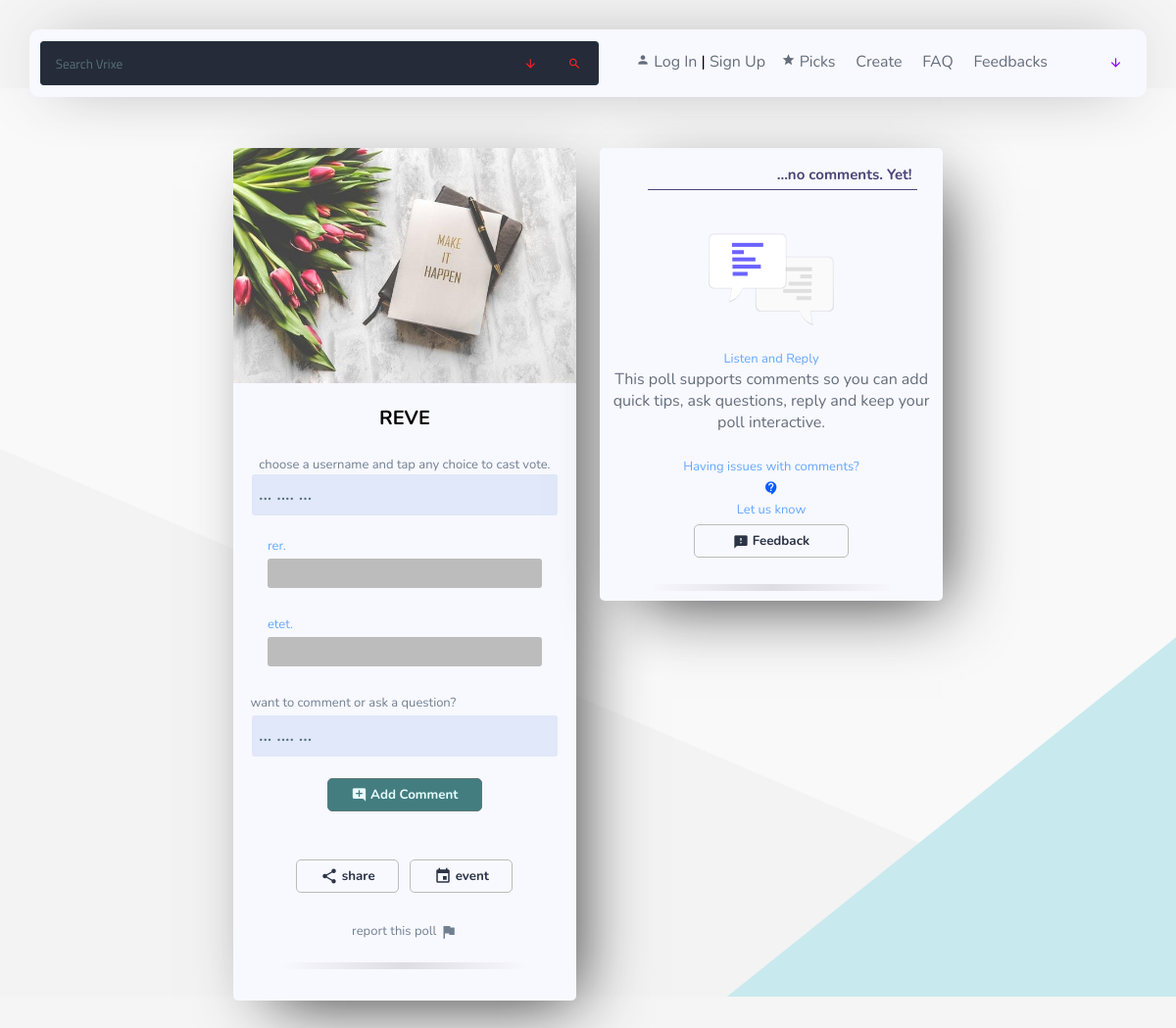
Screenshot of /poll/QEpIujA5Yz with the database file from the repository.
### tables this page shows
CREATE TABLE IF NOT EXISTS `poll` (
  `cid` int(11) NOT NULL,
  `refs` varchar(900) NOT NULL,
  `question` varchar(900) DEFAULT NULL,
  `answerone` varchar(900) DEFAULT NULL,
  `answertwo` varchar(900) DEFAULT NULL,
  `answerthree` varchar(900) DEFAULT NULL,
  `answerfour` varchar(900) DEFAULT NULL,
  `answerfive` varchar(900) DEFAULT NULL,
  `av` int(11) DEFAULT NULL,
  `bv` int(11) DEFAULT NULL,
  `cv` int(11) DEFAULT NULL,
  `dv` int(11) DEFAULT NULL,
  `ev` int(11) DEFAULT NULL,
  `comments` varchar(900) DEFAULT NULL,
  `pollpri` varchar(900) DEFAULT NULL,
  `users` varchar(900) DEFAULT NULL
);

CREATE TABLE IF NOT EXISTS `events` (
  `status` varchar(900) NOT NULL,
  `cid` int(11) NOT NULL,
  `type` varchar(90) NOT NULL,
  `datep` varchar(90) NOT NULL,
  `event` varchar(90) NOT NULL,
  `organiser` varchar(90) NOT NULL,
  `description` varchar(1800) NOT NULL,
  `keynote` varchar(900) DEFAULT NULL,
  `dates` varchar(90) NOT NULL,
  `edates` varchar(90) NOT NULL,
  `timing` varchar(90) NOT NULL,
  `variant` varchar(200) NOT NULL,
  `venue` varchar(90) DEFAULT NULL,
  `bvenue` varchar(200) NOT NULL COMMENT 'street num and name',
  `cost` varchar(900) DEFAULT NULL,
  `costpur` varchar(900) DEFAULT NULL,
  `landmark` varchar(200) DEFAULT NULL,
  `state` varchar(90) NOT NULL,
  `dresscode` varchar(90) DEFAULT NULL,
  `notes` varchar(1800) DEFAULT NULL,
  `wapweb` varchar(900) DEFAULT NULL,
  `authkey` varchar(900) NOT NULL COMMENT 'authorising keyfor priv',
  `email` varchar(90) NOT NULL,
  `phone` varchar(90) DEFAULT NULL,
  `rsvpmail` varchar(900) DEFAULT NULL,
  `hype` varchar(90) NOT NULL,
  `refs` varchar(90) NOT NULL,
  `class` varchar(90) NOT NULL COMMENT 'public or private classification',
  `zip` varchar(900) NOT NULL COMMENT 'iso country code',
  `year` varchar(90) NOT NULL COMMENT 'numeric rep of event year for search and picks',
  `month` varchar(200) NOT NULL COMMENT 'textual rep of month',
  `day` varchar(200) NOT NULL COMMENT 'day of the week search',
  `edit` varchar(200) NOT NULL COMMENT 'for editverification',
  `views` int(255) NOT NULL DEFAULT '1' COMMENT 'views count',
  `programcheck` varchar(900) DEFAULT NULL COMMENT 'default value is pa',
  `pollcheck` varchar(900) DEFAULT NULL,
  `imgname` varchar(900) NOT NULL COMMENT 'name of image',
  `imgthumb` varchar(900) NOT NULL COMMENT 'imagethumbname',
  `cua` varchar(900) DEFAULT NULL,
  `cub` varchar(900) DEFAULT NULL,
  `cuc` varchar(900) DEFAULT NULL,
  `cud` varchar(900) DEFAULT NULL,
  `cue` varchar(900) DEFAULT NULL,
  `cuf` varchar(900) DEFAULT NULL,
  `lastedit` varchar(900) DEFAULT NULL,
  `ringo` varchar(90) DEFAULT 'slack',
  `ringa` varchar(90) DEFAULT 'slack',
  `ringb` varchar(90) DEFAULT 'slack',
  `ringc` varchar(90) DEFAULT 'slack',
  `ringd` varchar(90) DEFAULT 'slack',
  `ringe` varchar(90) DEFAULT 'slack',
  `ringf` varchar(90) DEFAULT 'slack'
);

### garage/passport.php (called while the page is built, shortened)
<?php
if (isset($_COOKIE['user'])){
 $cookie = $_COOKIE['user'];
 $cooked = mysqli_query($conne,"SELECT * FROM profiles WHERE cookie = '$cookie' LIMIT 1");
 $headcook = false;
   while($founduser = mysqli_fetch_array($cooked)){
   $headcook = true;
   $fullname = $founduser['fullname'];
   $username = $founduser['username'];
   $userBio = $founduser['bio'];
   $userLocation = $founduser['location'];
   $email = $founduser['email'];
   $cut = $founduser['confirm'];
   $accountCreationDate = $founduser['created'];
   $cutcok = $founduser['cookie'];
   $link = $founduser['link'];
   $freq = $founduser['freq'];
   $sqlcid = $founduser['cid'];
   $pushid = $founduser['pushid'];
   $mycontacts = $founduser['contacts'];
   $userheadimg = $founduser['picture'];
   $checkpasswordsecurity = $founduser['password'];
}
if ($headcook == false){
 setcookie("user", "", time() - 3600, "/");
 header('Location: /index');
}
if (substr($checkpasswordsecurity, -14) == "blockedbyvrixe"){
    setcookie("user", "", time() - 3600, "/");
    header('Location: /index?q=b');
 }}
else{
  if(isset($defaultAllowNoUser) and $defaultAllowNoUser == true){
  $username = "";
  }
  else{
     echo "<script>
 document.location = '/index.php';
 </script>";
}}
?>

### poll.php (the view, shortened to what this page needs)
<?php
$defaultAllowNoUser = true;
require("garage/passport.php");
 $ppaccesscode = mysqli_real_escape_string($conne, $_POST['authkey']);
if($ppaccesscode > ""){
$pollref = mysqli_real_escape_string($conne, $_GET['id']);
  $geteventname = mysqli_query($conne,"SELECT * FROM events WHERE refs = '$pollref' LIMIT 1");
   while($rowfep = mysqli_fetch_array($geteventname)){
      $eventpollcheck = $rowfep['pollcheck'];
      $eventauthkey = $rowfep['authkey'];
     $resulttitle = mysqli_query($conne,"SELECT * FROM poll WHERE refs = '$pollref' LIMIT 1");
 $polltitle = 0;
   while($rowtitle = mysqli_fetch_array($resulttitle))
 {$polltitle = 1;
  $eventnamepre = $rowtitle['question'];
 }
     if($polltitle == 0){
       $neventname = "Take a Poll";
     }else{
$neventname = "Poll - " . substr($eventnamepre, 0, 14) . "...";}
}
}
else if(isset($_GET['id'])){
  $pollref = mysqli_real_escape_string($conne, $_GET['id']);
  $geteventname = mysqli_query($conne,"SELECT * FROM events WHERE refs = '$pollref' LIMIT 1");
   while($rowfep = mysqli_fetch_array($geteventname)){
      $eventpollcheck = $rowfep['pollcheck'];
} }
else{
  header('Location: me');
}
?>
<!DOCTYPE html>
<html lang="en">
<head>
<?php
  require("./garage/resources.php"); ?>
<?php require("./garage/validuser.php"); ?>
</head>
<body>
<?php require("./garage/deskhead.php"); ?>
<br>
<div class="postcen">
<?php
  if($eventpollcheck > ""){
$result = mysqli_query($conne,"SELECT * FROM poll WHERE refs = '$pollref' LIMIT 1");
   while($row = mysqli_fetch_array($result))
 {$founds = 1;
  $findpollevent = mysqli_query($conne,"SELECT * FROM events WHERE refs = '$pollref' LIMIT 1");
    while($rowpe = mysqli_fetch_array($findpollevent))
 {$foundspollevent = 1;
  $eventimage = $rowpe['imgname'];
  if ($username == $rowpe['hype'] or $username > "" and $username == $rowpe['cua'] or $username > "" and $username == $rowpe['cub'] or $username > "" and $username == $rowpe['cuc'] or $username > "" and $username == $rowpe['cud'] or $username > "" and $username == $rowpe['cue'] or $username > "" and $username == $rowpe['cuf'] ){
  $governoronpage = true;
}
else{
  $governoronpage = false;
 }
 }
  $ispollpri = $row['pollpri'];
  $pollquestion = $row['question'];
$answerone = $row['answerone'];
$answertwo = $row['answertwo'];
$pollcomments = $row['comments'];
  if($governoronpage == "true"){
   require("garage/user_poll.php");
  }
    else if($ispollpri == "true" and $ppaccesscode == ""){
         $sendformto = "/poll/$pollref";
   require("garage/privatebox.php");
   echo"<script type='text/javascript' src='/garage/scripts/redeye.js?v=$vv'></script>";
  }
    else if ($ispollpri == "false"){
   require("garage/user_poll.php");
  }
}
  }
?><br><br>
<br><br>
</div>
</body>
</html>

### garage/user_poll.php (shortened to what this page needs)
<?php
echo"<div class='pef' style='padding:0px'>
 <div class='pollimage' alt='$pollref' style='background-image:url(\"/images/events/$eventimage\")'>";
   echo"
 </div>
 <br>
 <h id='event' style='font-size:20px;display:inline-block'>$pollquestion</h><br><br>
 ";
 if($username > "" and $cut > ""){
   echo"<p class='petd' style='width:96%;margin:auto'>You are polling as @$username. Tap any choice to cast vote<br>or logout to poll anonymously</p><br>
    <input type='text' class='rates' required placeholder='... .... ...'  id='usernameforvote' value='@$username'>";
 }
else if($username > "" and $cut == ""){
     echo"<p class='petd' style='width:96%;margin:auto'>Please verify account to poll as @$username<br>or logout to poll anonymously</p><br>
    <input type='text' class='rates' required placeholder='... .... ...'  id='usernameforvote' value='unverifieduser'>";
}
else{
  echo"
  <h class='petd'>Choose a username and tap any choice to cast vote.</h>
  <input type='text' class='privinput' required placeholder='... .... ...'  id='usernameforvote'><br><br>
";
}
 if($answerone > ""){
   if($av < 10){$avlevel = $av * 2;}
   else{$avlevel = $av;}
   echo"
   <h class='miniss' style='float:left;margin-left:10%;'>$answerone. <b>$av $avven</b></h><br>
   <div class='mainvoteholder' id='av' onclick='votein(this.id)'>
<div class='votefiller' style='width:$avlevel%' id='avv'></div>
</div><br><br>
   ";
 }else{
   echo"";
 }
 if($answertwo > ""){
     if($bv < 10){$bvlevel = $bv * 2;}
   else{$bvlevel = $bv;}
   echo"
   <h class='miniss' style='float:left;margin-left:10%;'>$answertwo. <b>$bv $bvven</b></h><br>
    <div class='mainvoteholder' id='bv' onclick='votein(this.id)'>
<div class='votefiller' style='width:$bvlevel%' id='bvv'></div>
</div><br><br>
   ";
 }else{
   echo"";
 }
echo"
<h class='petd' style='float:left;margin-left:5%;'>Want to comment or ask a question?</h>
<input type='text' class='rates' id='refsforvote' value='$pollref'><br>
<input type='text' id='indivcomm' class='privinput' name='pollcomments' placeholder='... .... ...'><br><br>
<button class='copele' type='button' onclick='commentonpoll()' id='commentonpoll'><i class='material-icons' style='font-size: 16px;vertical-align: sub;'>add_comment</i> Add Comment</button>
<br><br>
 <br>";
echo"
<button class='triocontrol' onclick='customshare(\"$pollquestion\", \"poll/$pollref\")'><i class='material-icons' style='font-size: 18px;vertical-align: bottom;
'>share</i> share</button>
 <a href='/event/$pollref'><button class='triocontrol'><i class='material-icons' style='font-size: 18px;vertical-align: bottom;
'>event</i> event</button></a>
   <br><br>
<a href='/help/feedbacks'><h class='petd'>report this Poll <i class='material-icons' style='font-size: 18px;vertical-align: bottom;
'> flag</i> </h></a><br>
<br>
<div class='blfheadalt'></div>
<br>
</div>
<script>
function abdlp(pollid){
    var closer = 'nope';
  var button = '<i class=\"material-icons\" style=\"font-size: 18px;vertical-align:sub;\"> delete</i> Delete';
  var buttonlink = '#cateuser';
  var title = 'Sure to delete?';
  var text = 'How it works<br>This removes the current polls question, votes and comments and let\'s you create a new event poll';
  callabsolunia(title, text, button, buttonlink, closer);
  document.getElementById('absolunia_button').addEventListener('click', function(){
deletepoll(pollid);
  });
  }
</script>
";
  if($pollcomments == null){
        echo"
 <div class='pef' style='display:inline-block;padding:0px'>
    <div class='blfhead'>...no comments. Yet!</div><br><br>
  <img alt='$pollref' src='/images/essentials/chat.svg' class='everybodyimg'><br>
  <h class='miniss'>Listen and Reply</h>
  <p style='width:95%;margin:auto' class='disl'>This poll supports comments so you can add quick tips, ask questions, reply and keep your poll interactive.</p> <br><br>
   <h class='miniss'>Having issues with comments?</h><br>
<i class='material-icons' style='font-size:16px;vertical-align:middle;color:#065cff'>contact_support</i><br>
<h class='miniss'>Let us know <br><a href='/help/feedbacks'><button class='control'><i class='material-icons' style='font-size:16px;vertical-align:middle;'>feedback</i> Feedback</button></a></h><br><br>
  <div class='blfheadalt'></div>
  </div>";
  }
?>

### css/powder.css (style rules this page uses)
body { margin: 0px; background-color: #f8f8ff; font-family: Nunito, Titillium Web; background-image: url("/images/walls/sae.png"); background-position: center; background-size: 100%; background-attachment: fixed; background-repeat: no-repeat; }
html { scroll-behavior: smooth; }
a { text-decoration: none; color:inherit; }
::placeholder { color: #57717b; opacity: 1; }
button { -webkit-appearance: none; -moz-appearance: none; }
.miniss { color: #63a8ff; font-size: 13px; }
#event { text-transform:uppercase; width:85%; font-weight:bold; clear:both; color: #000000; font-size:13.3px; }
.pef { width: 90%; height: auto; max-width: 400px; position: sticky; vertical-align: top; min-height: 400px; padding-top: 2%; text-align: center; padding-bottom: 2%; margin:auto; padding-right: 2%; padding-left: 2%; border-radius: 5px; margin-top: 20px; z-index: 300; margin-bottom: 20px; background-color: #f8f8ff; box-shadow: 0px 13px 67px -20px rgb(48, 48, 48); border: none; transition: 0.5s; -webkit-transition: 0.5s; -moz-transition: 0.5s; }
@media screen and (min-width: 980px) { .pef { display: inline-block; width: 350px; margin-left: 10px; overflow: hidden; margin-right: 10px; box-shadow: 19px 20px 67px -20px rgb(48, 48, 48); padding-right: 1.3%; padding-left: 1.3%; } }
.blfhead { width: 77%; margin-top: 10px; font-size: 15px; font-family: Nunito; margin-left: 14%; font-weight: bold; color: #4c4476; border-bottom: 1px solid#4c4476; text-align: right; height: auto; padding-top: 2%; padding-right: 1.5%; padding-bottom: 1.5%; }
.blfheadalt { width: 70%; margin-bottom:10px; border-radius: 60px; margin-left: 15%; color: #f8f8ff; border: none; text-align: center; height: auto; padding-top:1%; padding-bottom: 1%; background: #dedde3; background: -webkit-linear-gradient(to right, #f8f7fe, #dedde3, #f8f7fe); background: linear-gradient(to right, #f8f7fe, #dedde3, #f8f7fe); }
input { -webkit-appearance: none; -moz-appearance: none; }
.privinput { width: 85%; height: 40px; padding-left: 2%; padding-right: 2%; font-size: 16px; outline: none; border: none; border-radius: 3px; background-color: #e0e8f9; color: #494a4a; letter-spacing: 0.5px; font-weight: bold; font-family: Nunito; transition: 0.5s; -webkit-transition: 0.5s; -moz-transition: 0.5s; }
.petd { color: #708090; font-size: 13px; text-transform: lowercase; }
.copele { width: 45%; padding-left: 6%; padding-right: 6%; padding-top: 2%; padding-bottom: 2%; font-family: Nunito; cursor: pointer; background-color: #437d80; outline: none; color: #e9feff; font-weight: bold; margin-bottom: 5px; margin-top: 5px; margin:auto; border-color: #5e797a; border-width: 1px; border-style: solid; border-radius: 5px; transition: 0.3s; -webkit-transition: 0.3s; -moz-transition: 0.3s; }
.disl { display: inline-block; opacity: 0.7; color: #263442; -webkit-transition: opacity 0.2s; -moz-transition: opacity 0.2s; transition: opacity 0.2s; }
.everybodyimg { width: 50%; max-width: 128px; margin: auto; display: block; height: auto; max-height: 128px; border-radius: 5px; }
.postcen { text-align:center; width:100%; margin:auto; }
.control { width: 45%; padding-left: 6%; padding-right: 6%; padding-top: 2%; padding-bottom: 2%; font-family: Nunito; border-radius:5px; cursor: pointer; font-weight: bold; border-color: #bcbcbc; border-width: 1px; border-style: solid; color: #2b3445; background-color: transparent; margin-left: 1%; margin-right: 1%; outline: none; margin-bottom: 5px; margin-top: 5px; overflow: hidden; display: inline-block; transition: 0.3s; -webkit-transition: 0.3s; -moz-transition: 0.3s; }
.triocontrol { width: 30%; padding-left: 3%; padding-right: 3%; padding-top: 2%; padding-bottom: 2%; font-family: Nunito; cursor: pointer; font-weight: bold; border-width: 1px; border-style: solid; border-color: #bcbcbc; border-radius: 5px; color: #2b3445; background-color: transparent; margin-left: 1%; margin-right: 1%; outline: none; margin-bottom: 5px; margin-top: 5px; overflow: hidden; display: inline-block; transition: 0.3s; -webkit-transition: 0.3s; -moz-transition: 0.3s; }
.pollimage { max-height: 485px; width: 100%; height: 240px; background-size: cover; }
.mainvoteholder { height: auto; display: inline-block; border-radius: 3px; width: 80%; background-color: #bcbcbc; }

### poll.php (style rules this page uses)
body { background-color: #f5f5f5; }

### rows the page displays
poll: events.imgname (placeholder picture), question "REVE", answerone "rer", answertwo "etet"
